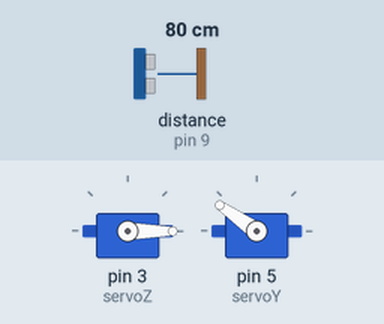
The sketch below on a simulated Arduino Uno, built with avr-gcc and run on an emulated ATmega328P. Parts: 2 × servo. Wiring (inferred from the names in the program): ultrasonic range finder: trigger pin 8; echo pin 9. The test bench sets the inputs (shaded band); at power-on: distance to the obstacle (sensor on pin 9) 80 cm. The echo pulse lasts 58.3 µs per cm; what the sketch prints to the serial monitor is not drawn.

Above: at 1.14 s.
1.4 s: distance to the obstacle (sensor on pin 9) set to 250 cm
At 2.19 s:
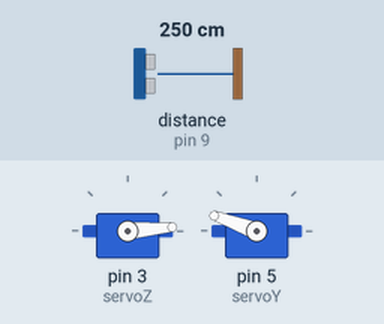
4.4 s: distance to the obstacle (sensor on pin 9) set to 35 cm
At 8.33 s:
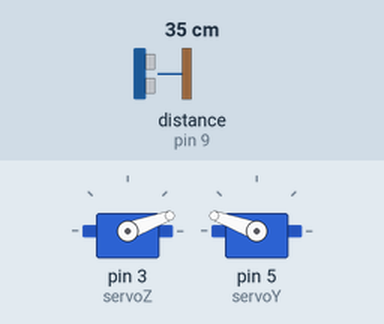
Timing chart, 0 to 18.0 s (numbered marks = the images above; inputs shaded):
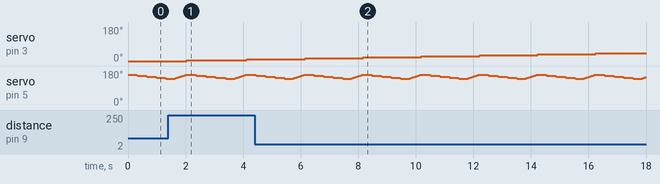

The sketch:

servoscanner.ino
```cpp
#include <Servo.h>

char ZChannel=0, YChannel=1;
char serialChar=0;

const int TrigPin = 8;
const int EchoPin = 9;
float cm;

Servo servoZ, servoY;  // create servo object to control a servo
// twelve servo objects can be created on most boards

int Z = 0;    // variable to store the servo position
int Y = 0;

const int Y_START = 160;
const int Y_END = 140;

void PING(){
  delay(250);
  digitalWrite(TrigPin, LOW);
  delayMicroseconds(2);
  digitalWrite(TrigPin, HIGH);
  delayMicroseconds(10);
  digitalWrite(TrigPin, LOW);
  cm = pulseIn(EchoPin, HIGH) / 58.0; //The echo time is converted into cm
  cm = (int(cm * 100.0)) / 100.0; //Keep two decimal places
  //String output = Z;
  Serial.print(Z);
  Serial.print("|");
  Serial.print(Y);
  Serial.print("|");
  Serial.print(cm);
  Serial.print('X');
}

void ReturnY()
{
   for (Y = Y_END; Y <= Y_START; Y+= 1) { // goes from 0 degrees to 180 degrees
   servoY.write(Y);              // tell servo to go to position in variable 'pos'
   delay(20);
   }
}

void setup() {
  servoZ.attach(3);  // attaches the servo on pin 9 to the servo object
  servoY.attach(5);

  Serial.begin(9600);
  pinMode(TrigPin, OUTPUT);
  pinMode(EchoPin, INPUT);

  for (Z = 0; Z <= 120; Z += 5) { // goes from 0 degrees to 180 degrees
  // in steps of 1 degree
    servoZ.write(Z);              // tell servo to go to position in variable 'pos'
    for (Y = Y_START; Y >= Y_END; Y-= 1) { // goes from 0 degrees to 180 degrees
      servoY.write(Y);              // tell servo to go to position in variable 'pos'
      if (Y%5==0){
        PING();
      }
      delay(15);                       // waits 15ms for the servo to reach the position
    }
    ReturnY();
    delay(15);                       // waits 15ms for the servo to reach the position
  }

  for (Z = 120; Z >= 0; Z -= 5) { // goes from 0 degrees to 180 degrees
    servoZ.write(Z);
    delay(15);
  }

  Serial.print("END");
  Serial.print("X");
  servoZ.detach();
  servoY.detach();

}

void loop(){

}
```
